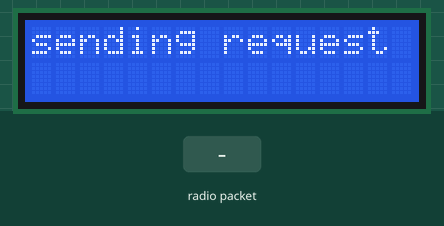
The sketch below on a simulated Arduino Uno, built with avr-gcc and run on an emulated ATmega328P. Parts: 16×2 character LCD. Inputs (shaded band) come from the test bench. No radio packets arrive unless stated.

Above: at 1.2 s.
1.3 s: radio packet "1" arrives
At 2.5 s:
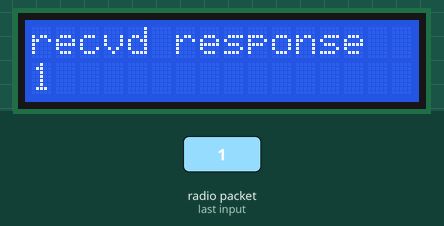
4.3 s: radio packet "0" arrives
At 4.8 s:
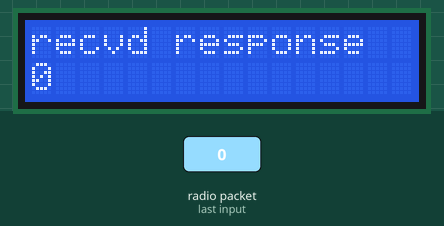
7.3 s: radio packet "2" arrives
At 8.3 s:
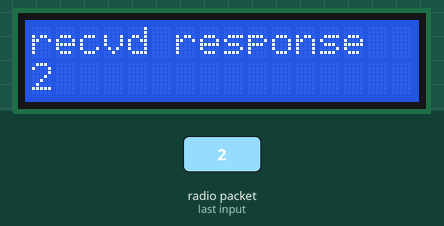
Timing chart, 0 to 10.3 s (numbered marks = the images above; inputs shaded):
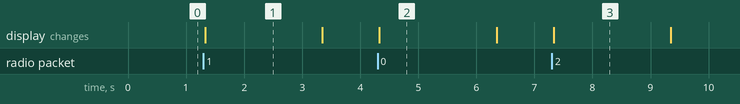

The sketch:

rf95_client.ino
```cpp
#include <SPI.h>
#include <RH_RF95.h>
#include <Wire.h>
#include <LiquidCrystal_I2C.h>

// set the LCD address to 0x27 for a 16 chars and 2 line display
LiquidCrystal_I2C lcd(0x27, 16, 2);

// singleton instance of the radio driver
RH_RF95 rf95;

void setup()
{
  Serial.begin(115200);
  while (!Serial);

  // init lora shield
  if (!rf95.init()) {
    Serial.println("rf95 init failed");
  }

  rf95.setFrequency(915.0);
  rf95.setModemConfig(rf95.Bw125Cr48Sf4096);
  rf95.setTxPower(23);

  // init lcd
  lcd.init();
  lcd.clear();
  lcd.backlight();
}

void loop()
{
  lcd.clear();
  lcd.setCursor(0, 0);
  lcd.print("sending request");

  uint8_t data[] = "HELO";
  rf95.send(data, sizeof(data));
  rf95.waitPacketSent();

  // wait for a reply
  uint8_t buf[RH_RF95_MAX_MESSAGE_LEN];
  uint8_t len = sizeof(buf);
  if (rf95.waitAvailableTimeout(3000)) {
    // get reply message
    if (rf95.recv(buf, &len)) {
      lcd.clear();

      lcd.setCursor(0, 0);
      lcd.print("recvd response");

      lcd.setCursor(0, 1);
      lcd.print((char*)buf);
    } else {
      lcd.clear();
      lcd.setCursor(0, 0);
      lcd.print("recv failed");
    }
  } else {
    lcd.clear();
    lcd.setCursor(0, 0);
    lcd.print("no recv");
  }
  delay(2000);
}
```

Measured:
- after the input at 1.3 s, the display: changes at once (image 1)
- after the input at 4.3 s, the display: changes at once (image 2)
- after the input at 7.3 s, the display: changes at once (image 3)
- what the display in image 1 shows lasts 2.0 s, from 1.3 s to 3.3 s
